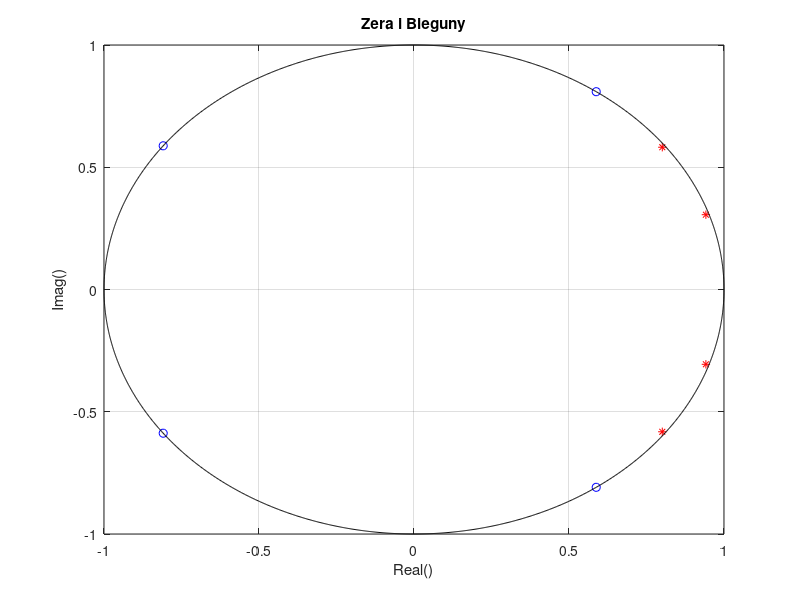
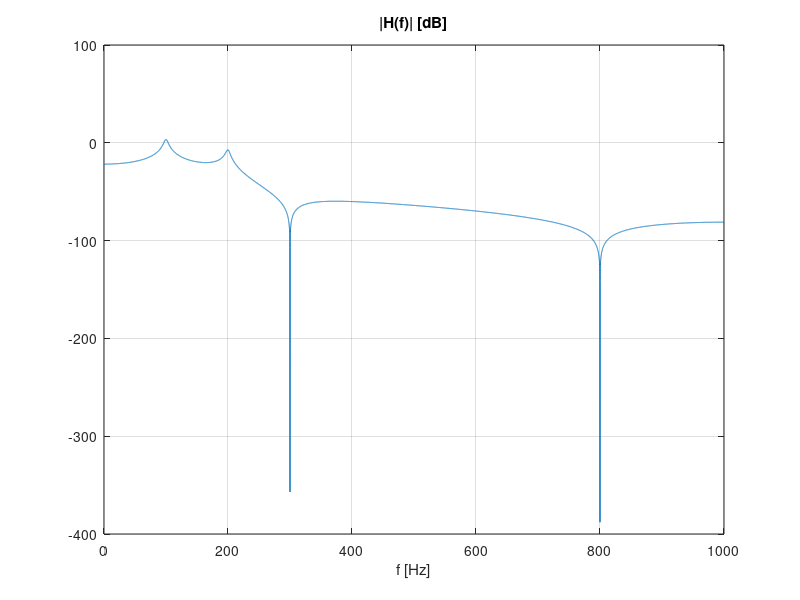
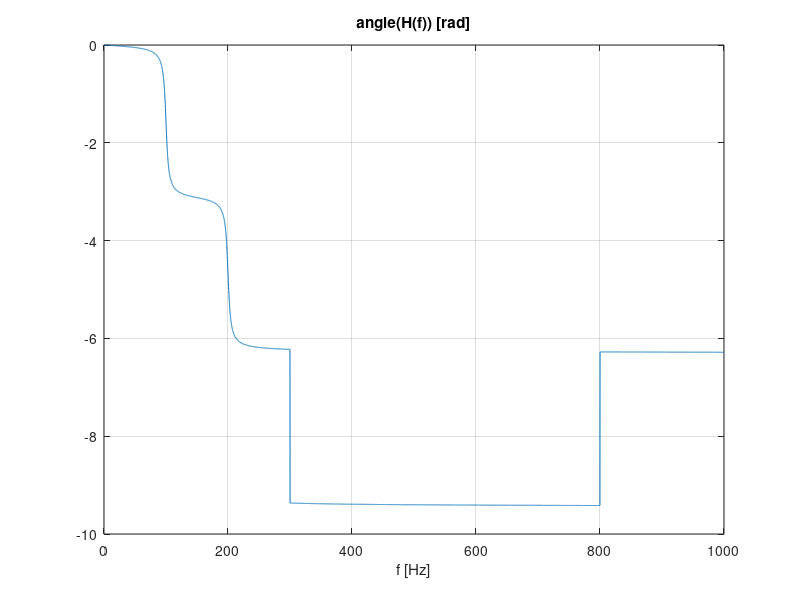
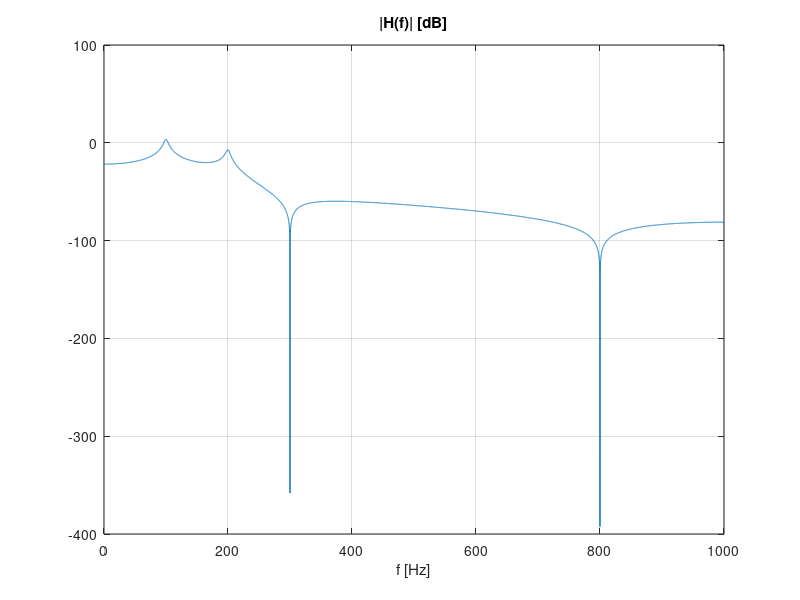

Write the MATLAB code that produced these figures, in order.
% cps_08_iir_intro.m
clear all; close all;
% Wybor/projekt wspolczynnikow filtra cyfrowego IIR
fpr = 2000; % czestotliwosc probkowania
if(0) % ### dobor wartosci wspolczynnikow wielomianow transmitancji
b = [2,3]; % [ b0, b1 ]
a = [1, 0.2, 0.3, 0.4]; % [ a0=1, a2, a3, a4]
z = roots(b); p = roots(a); % [b,a] --> [z,p]
else % ### dobor miejsc zerowych wielomianow transmitancji
gain = 0.001;
z = [ 1, 1 ] .* exp(j*2*pi*[ 300, 800 ]/fpr); z = [z conj(z)];
p = [ 0.99,0.99 ] .* exp(j*2*pi*[ 100, 200 ]/fpr); p = [p conj(p)];
b = gain*poly(z), a = poly(p), pause % [z,p] --> [b,a]
end
figure;
alfa = 0 : pi/1000 : 2*pi; c=cos(alfa); s=sin(alfa);
plot(real(z),imag(z),'bo', real(p),imag(p),'r*',c,s,'k-'); grid;
title('Zera i Bieguny'); xlabel('Real()'); ylabel('Imag()'); pause
% Weryfikacja odpowiedzi filtra: amplitudowej, fazowej, impulsowej, skokowej
f = 0 : 0.1 : 1000; % czestotliwosc w hercach
wn = 2*pi*f/fpr; % czestotliwosc katowa
zz = exp(-j*wn); % zmienna "z" transformacji Z (u nas z^(-1))
H = polyval(b(end:-1:1),zz) ./ polyval( a(end:-1:1),zz); % stosunek dwoch wielomianow
% H = freqz(b,a,f,fpr) % alternatywna funkcja Matlab
figure; plot(f,20*log10(abs(H))); xlabel('f [Hz]'); title('|H(f)| [dB]'); grid; pause
figure; plot(f,unwrap(angle(H))); xlabel('f [Hz]'); title('angle(H(f)) [rad]'); grid; pause
zz = exp(j*wn); % zmienna transformacji Z
H = polyval(b,zz) ./ polyval(a,zz); % stosunek dwoch wielomianow dla zz=exp(j*om)
% H = freqz(b,a,f,fpr) % alternatywna funkcja Matlaba
figure; plot(f,20*log10(abs(H))); xlabel('f [Hz]'); title('|H(f)| [dB]'); grid; pause
figure; plot(f,unwrap(angle(H))); xlabel('f [Hz]'); title('angle(H(f)) [rad]'); grid; pause
% ... ciag dalszy nastapi
